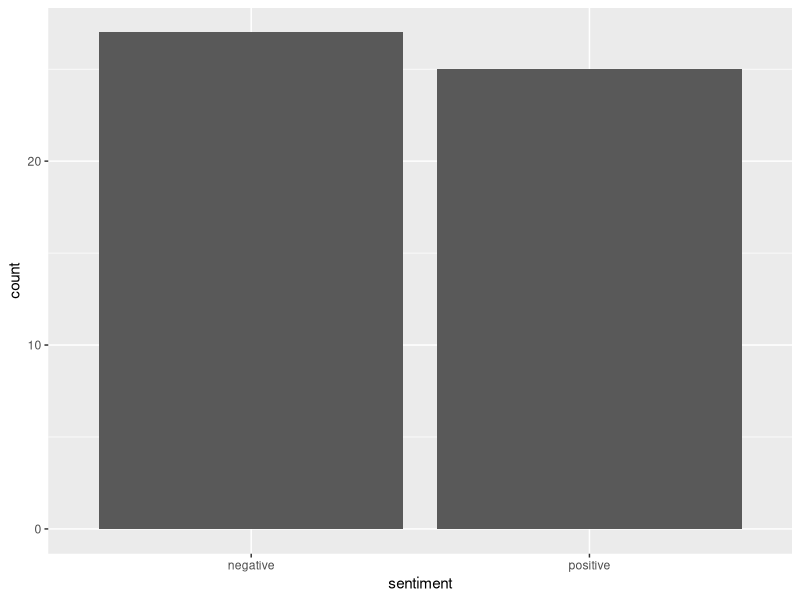

Reproduce this figure in R.

library(tidyverse)
library(tidytext)
library(magrittr)

# get words into dataframe
blog_words <-
  data_frame(lines = readLines('i_am_no_doctor.txt')) %>% 
  mutate(line_number = row_number()) %>%
  unnest_tokens(word, lines)

# number of distinct words
blog_words %>% 
  distinct(word)

# distribution of positive and negative words
blog_words %>%
  left_join(get_sentiments("bing")) %>% 
  filter(!is.na(sentiment)) %>% 
  ggplot(., aes(sentiment)) +
  geom_bar()
